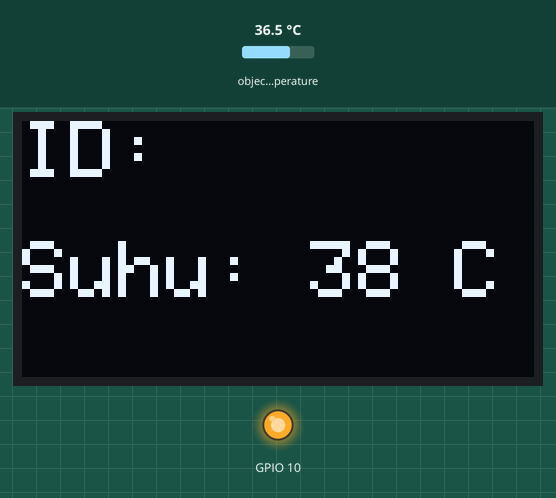
The program below on a simulated ESP32-C3. Shown: 128×64 one-colour display, output pins drawn as LEDs (lit = HIGH). The test bench sets the inputs (shaded band); at power-on: object temperature 36.5 °C. WiFi joins after 1.5 s; servers stay silent unless stated; uploads are accepted with an empty reply; EEPROM starts erased; no MQTT or app messages arrive unless stated; what the program prints to the serial monitor is not drawn.

Above: at 5.0 s.
5.1 s: object temperature set to 20 °C
At 6.3 s:
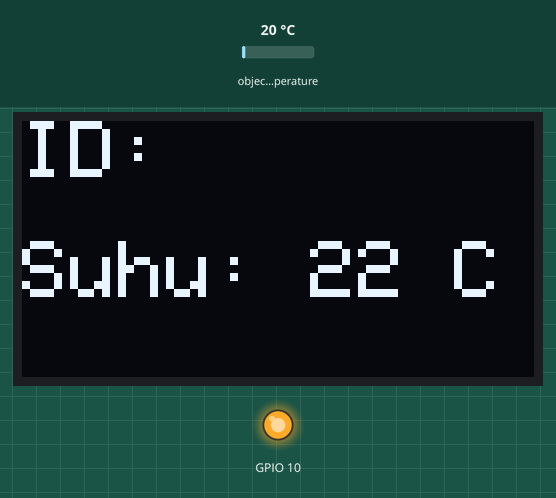
6.6 s: object temperature set to 26 °C
At 7.0 s:
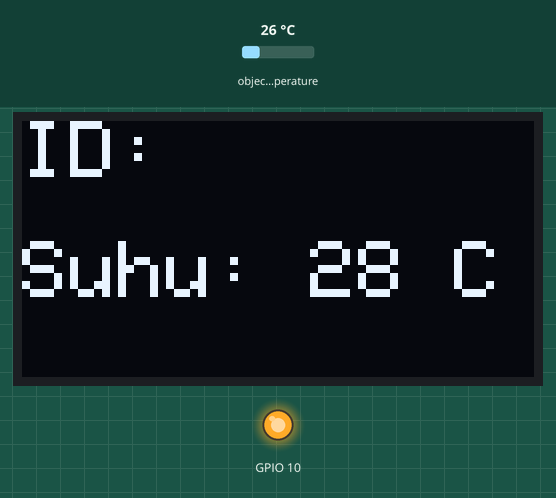
8.1 s: object temperature set to 32 °C
At 8.7 s:
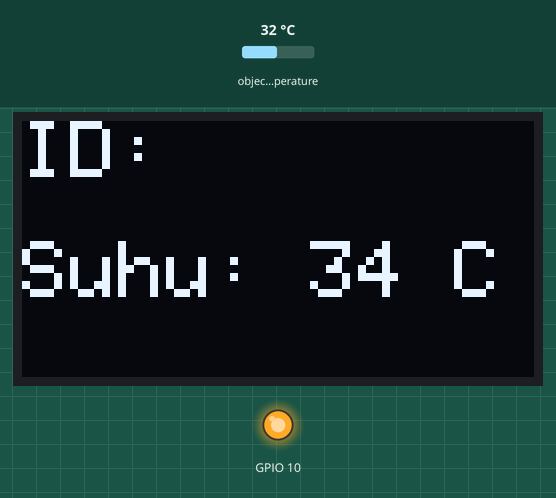
Timing chart, 0 to 11.1 s (numbered marks = the images above; inputs shaded):
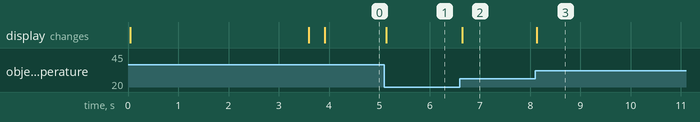

Measured:
- after the input at 5.1 s, the display: changes at once (image 1)
- after the input at 6.6 s, the display: changes after 0.05 s (image 2)
- after the input at 8.1 s, the display: changes at once (image 3)

The program:

main.cpp
```cpp
#include <Arduino.h>
// #include <EEPROM.h>
#include <HTTPClient.h>
#include <Wire.h>
#include <Adafruit_GFX.h>
#include <Adafruit_SSD1306.h>
#include <Adafruit_MLX90614.h>
#include <WiFi.h>
#include <ArduinoJson.h>
#include <PubSubClient.h>
#include <Preferences.h>

#define SCREEN_WIDTH 128 // OLED display width, in pixels
#define SCREEN_HEIGHT 64 // OLED display height, in pixels

String dataPreferences = "";
String deviceId = "";

const char *MQTT_SERVER = "103.139.192.253";
const char *MQTT_USERNAME = "skripsimqtt";
const char *MQTT_PASSWORD = "@YZ7rqrLIDJ^!Qrz";

const char *ssid = "vivo V25e";
const char *password = "hotspotpassword";
unsigned long sendtimestamp = 0;
unsigned long displayTimeStamp = 0;
int interval = 5000;
int intervalDisplay = 2000;

// Declaration for an SSD1306 display connected to I2C (SDA, SCL pins)
Adafruit_SSD1306 display(SCREEN_WIDTH, SCREEN_HEIGHT, &Wire, -1);
Adafruit_MLX90614 mlx = Adafruit_MLX90614();
WiFiClient espClient;
PubSubClient client(espClient);
Preferences preferences;

void callback(char *topic, byte *payload, unsigned int length)
{
  Serial.print("Message arrived [");
  Serial.print(topic);
  Serial.print("] ");
  String listenTo = "reminder-" + deviceId;
  String mqttTopiq = String(topic);
  const char *topicChar = listenTo.c_str();
  for (int i = 0; i < length; i++)
  {
    Serial.print((char)payload[i]);
  }
  Serial.println();
}

void reconnect()
{
  // Loop until we're reconnected
  while (!client.connected())
  {
    Serial.print("Attempting MQTT connection...");
    // Attempt to connect
    if (client.connect("esp", MQTT_USERNAME, MQTT_PASSWORD))
    {
      Serial.println("connected");
      // Once connected, publish an announcement...
    }
    else
    {
      Serial.print("failed, rc=");
      Serial.print(client.state());
      Serial.println(" try again in 5 seconds");
      // Wait 5 seconds before retrying
      delay(5000);
    }
  }
}

String readFromPreferences(const char *key)
{
  return preferences.getString(key, "");
}

void writeToPreferences(const char *key, const String &value)
{
  preferences.putString(key, value);
  preferences.end();
}

void setup()
{
  Serial.begin(9600);
  delay(10);
  pinMode(10, OUTPUT);
  digitalWrite(10, HIGH);
  Wire.begin();
  display.begin(SSD1306_SWITCHCAPVCC, 0x3C);
  mlx.begin();
  Serial.println();
  Serial.print("Connecting to ");
  Serial.println(ssid);
  WiFi.begin(ssid, password);

  while (WiFi.status() != WL_CONNECTED)
  {
    delay(500);
    Serial.print(".");
  }

  Serial.println("");
  Serial.println("WiFi connected");
  Serial.println("IP address: ");
  Serial.println(WiFi.localIP());

  if (!display.begin(SSD1306_SWITCHCAPVCC, 0x3C))
  { // Address 0x3D for 128x64
    Serial.println(F("SSD1306 allocation failed"));
    for (;;)
      ;
  }
  delay(2000);

  display.clearDisplay();

  display.setTextSize(2);
  display.setTextColor(WHITE);
  display.setCursor(0, 0);
  // Display static text
  display.println("Temperature");
  // Serial.println("Device Ready");
  display.display();
  preferences.begin("my-preferences");
  dataPreferences = readFromPreferences("deviceId");

  if (!mlx.begin())
  {
    Serial.println("Error connecting to MLX sensor. Check wiring.");
    while (1)
      ;
  };

  if (dataPreferences == "")
  {
    Serial.println("Data Kosong");
    HTTPClient http;
    http.begin("http://103.139.192.253:8400/api/v1/smartbracelet/generateid");
    http.addHeader("Content-Type", "application/json");
    int httpResponseCode = http.POST("");

    Serial.print("HTTP Response code: ");
    Serial.println(httpResponseCode);

    String responsebody = http.getString();
    Serial.print("HTTP Body");
    Serial.println(responsebody);
    StaticJsonDocument<512> doc;

    DeserializationError error = deserializeJson(doc, responsebody);

    if (error)
    {
      Serial.print(F("deserializeJson() failed: "));
      Serial.println(error.f_str());
      return;
    }

    String uniqcode = doc["bracelet"]["uniqCode"];
    Serial.println(uniqcode);

    writeToPreferences("deviceId", uniqcode);
    deviceId = uniqcode;
  }

  if (dataPreferences != "")
  {
    Serial.println("data tidak kosong");
    Serial.print("ID adalah ");
    Serial.println(dataPreferences);
    deviceId = dataPreferences;
  }

  client.setServer(MQTT_SERVER, 1883);
  client.setCallback(callback);
}

void loop()
{
  int objectTempC = round(mlx.readObjectTempC());
  int calibrationOffset = 2.0;
  int objectTemp = objectTempC + calibrationOffset;

  if (!client.connected())
  {
    reconnect();
  }
  client.loop();

  if (millis() - sendtimestamp > interval)
  {
    sendtimestamp = millis();
    Serial.print("Mengirim pesan");
    String topic = "/bracelet/update/temp/" + deviceId;
    const char *topicChar = topic.c_str();
    int suhu = (objectTemp);
    String suhuStr = String(suhu);
    String payload = "{\"temp\":\"" + suhuStr + "\",\"id\":\"" + deviceId + "\"}";
    const char *payloadChar = payload.c_str();
    client.publish(topicChar, payloadChar);
    Serial.println(payload);
  }

  displayTimeStamp = millis();
  display.clearDisplay();
  display.setCursor(0, 0);
  display.print("ID: ");
  display.print(deviceId);
  display.setCursor(0, 30);
  display.print("Suhu: ");
  display.print(objectTemp);
  display.println(" C");
  display.display();

  // delay(1000);
  // delay(500);
}
```
